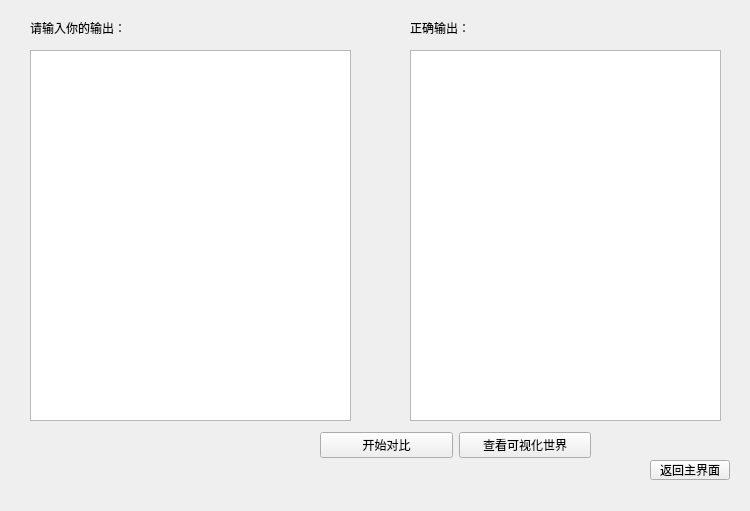
<?xml version="1.0" encoding="UTF-8"?>
<ui version="4.0">
 <class>compare</class>
 <widget class="QWidget" name="compare">
  <property name="geometry">
   <rect>
    <x>0</x>
    <y>0</y>
    <width>750</width>
    <height>511</height>
   </rect>
  </property>
  <property name="windowTitle">
   <string>Form</string>
  </property>
  <widget class="QTextEdit" name="wrongtext">
   <property name="geometry">
    <rect>
     <x>30</x>
     <y>50</y>
     <width>321</width>
     <height>371</height>
    </rect>
   </property>
  </widget>
  <widget class="QTextEdit" name="correctext">
   <property name="geometry">
    <rect>
     <x>410</x>
     <y>50</y>
     <width>311</width>
     <height>371</height>
    </rect>
   </property>
  </widget>
  <widget class="QLabel" name="label">
   <property name="geometry">
    <rect>
     <x>410</x>
     <y>20</y>
     <width>101</width>
     <height>16</height>
    </rect>
   </property>
   <property name="text">
    <string>正确输出：</string>
   </property>
  </widget>
  <widget class="QLabel" name="label_2">
   <property name="geometry">
    <rect>
     <x>30</x>
     <y>20</y>
     <width>161</width>
     <height>16</height>
    </rect>
   </property>
   <property name="text">
    <string>请输入你的输出：</string>
   </property>
  </widget>
  <widget class="QPushButton" name="tomainbt">
   <property name="geometry">
    <rect>
     <x>650</x>
     <y>460</y>
     <width>80</width>
     <height>20</height>
    </rect>
   </property>
   <property name="text">
    <string>返回主界面</string>
   </property>
  </widget>
  <widget class="QWidget" name="layoutWidget">
   <property name="geometry">
    <rect>
     <x>320</x>
     <y>420</y>
     <width>271</width>
     <height>51</height>
    </rect>
   </property>
   <layout class="QHBoxLayout" name="horizontalLayout">
    <item>
     <widget class="QPushButton" name="confirmbt">
      <property name="text">
       <string>开始对比</string>
      </property>
     </widget>
    </item>
    <item>
     <widget class="QPushButton" name="totestbt">
      <property name="text">
       <string>查看可视化世界</string>
      </property>
     </widget>
    </item>
   </layout>
  </widget>
 </widget>
 <resources/>
 <connections/>
</ui>
